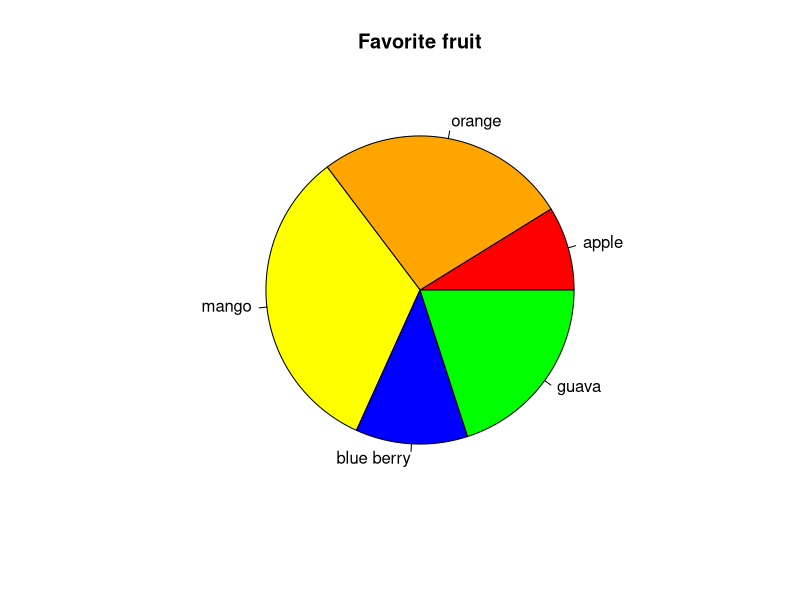
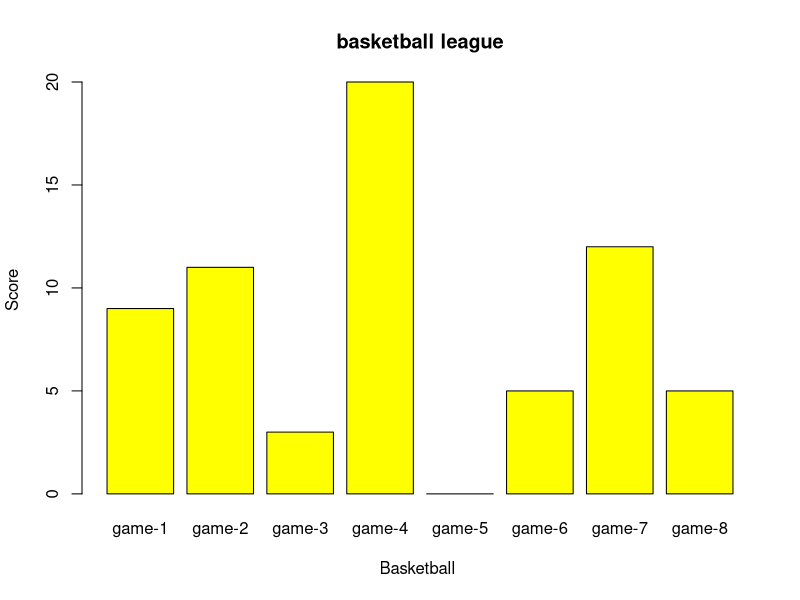
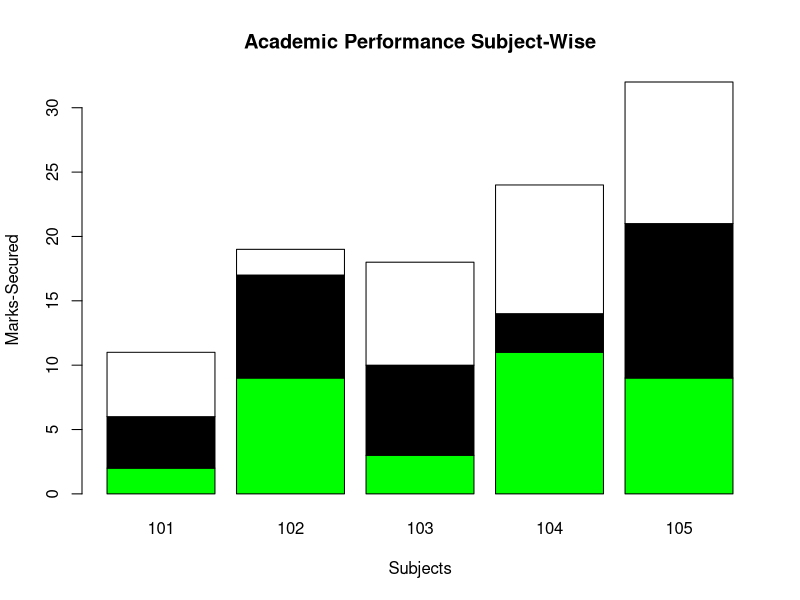

These charts were generated, in order, by the following R code: (Note: this script raises an error after producing the figures.)
## ---- chunk 1
fav <- c(15,45,56,20,34)
result <- pie(fav,
              main = "Favorite fruit",
              lables <- c("apple","orange","mango","blue berry","guava"),
              col = c("red", "orange", "yellow", "blue", "green")
              )
print(result)
## ---- chunk 2
s <- c(9,11,3,20,0,5,12,5)
m <- c("game-1","game-2","game-3","game-4","game-5","game-6","game-7","game-8")

barplot(s,names.arg=m,xlab="Basketball ", ylab ="Score",col="yellow",
        main = "basketball league",border ='black')
## ---- chunk 3
colors = c("green","black","white")
subjects <- c("101","102","103","104","105")
students <- c("Sai","Swaroop")

Values <- matrix(c(2,9,3,11,9,4,8,7,3,12,5,2,8,10,11), nrow = 3, ncol = 5, byrow = TRUE)

barplot(Values, main = "Academic Performance Subject-Wise", names.arg = subjects, xlab = "Subjects", ylab = "Marks-Secured", col = colors)

legend("topleft",regions=TRUE, cex = 1.3, fill = colors)
## ---- chunk 4
inp<- mtcars[,c('mpg','cyl')]
print(head(inp))

boxplot(mpg ~ cyl, data = mtcars, xlab = "Number of Cylinders",
   ylab = "Miles Per Gallon", main = "Mileage Data")

## ---- chunk 5
x<-c(1,55,36,98,7,67,86,10)

hist(x,xlab = "Weight",col = "skyblue",border = "black")
## ---- chunk 6
v <- c(10,22,2,4,3,6,8)

plot(v,type = "o", col = "black", xlab = "# of games", ylab = "baskets",
   main = "Basketball Performance")
## ---- chunk 7
sathyaHouse<- c(10,8,4,3,2)
DharmaHouse <- c(2,7,10,9,3)

plot(sathyaHouse,type = "o", col = "blue", xlab = "Matches", ylab = "Baskets",
   main = "Basketball House Match")

lines(DharmaHouse, type = "o", col = "red")
## ---- chunk 8
input <- mtcars[,c('wt','mpg')]

plot(x = input$wt,y = input$mpg,
   xlab = "Weight",
   ylab = "Milage",
   xlim = c(1.5,4),
   ylim = c(15,40),		 
   main = "Weight vs Milage"
)


## ---- chunk 9
pairs(~wt+mpg+disp+cyl,data = mtcars,
   main = "Scatterplot Matrix")
## ---- chunk 10
x <- c(2,3,77,645,43,23,-55,43,22)

mean <-mean(x)
paste("MEAN : ",mean)

## ---- chunk 11
x <- c(3,5,3,2,4.5,NA,9.1,32,24,NA,NA,18,NA,NA)
mean <-  mean(x,na.rm = TRUE)
paste("MEAN after dropping NA values :",mean)

## ---- chunk 12
median <- median(x)
paste("Median :",median)
## ---- chunk 13
x <- c(3,5,3,2,4.5,NA,9.1,32,24,NA,NA,18,NA,NA)
median <-  median(x,na.rm = TRUE)
paste("MEDIAN after dropping NA values :",median)
## ---- chunk 14
Mode <- function(v) {
   uniqv <- unique(v)
   uniqv[which.max(tabulate(match(v, uniqv)))]
}


x <- c(2,3,77,645,43,23,-55,43,22)
mode <- Mode(x)
paste("MODE of the given vector is :",mode)
## ---- chunk 15
D <- mtcars

mean(D$wt)
## ---- chunk 16
median(D$wt)
## ---- chunk 17
names(sort(-table(D$wt)))[1]
## ---- chunk 18
quantile(D$wt, c(0.75))
